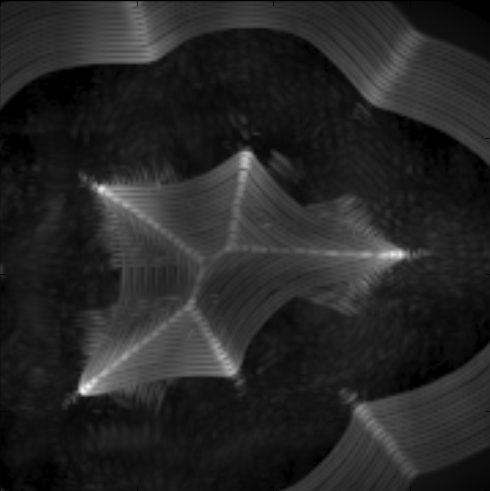

This chart was generated by the following Python code:
import sys
import psychopy
from psychopy import visual, core
import numpy as np
import scipy.ndimage
import matplotlib.pyplot as plt
import matplotlib as mpl
from PIL import Image

# import hmax

class Filters(object):
    def gabor(self,
        theta=0,
        gamma=1,
        sigma=2,
        lam=5.6,
        k=10
        ):
#        g = np.exp(-np.pi*((alpha*x)**2+(beta*y)**2) ) * np.exp(-2*np.pi*np.i(u*x+v*y))
#        g = mu**2/sigma**2 * np.exp( - mu**2 (x**2+y**2) / (2*sigma**2) ) * np.exp(np.i*mu*(x*np.cos(theta)+y*np.sin(theta)))
        # Mutch and Lowe, 2006
        theta -= np.pi/2
        x,y = np.meshgrid(np.arange(-k,k),np.arange(-k,k))
        X = x*np.cos(theta) - y*np.sin(theta)
        Y = x*np.sin(theta) + y*np.cos(theta)
        g = np.exp( - (X**2 + (gamma*Y)**2) / (2*sigma**2) ) * np.cos( 2*np.pi*X/lam )

        g -= np.mean(g)  # mean 0
        g /= np.sum(g**2) # energy 1
        return g

    def gabor_pyramid(self):
        pass

    def second_gaussian(self):
        pass

    def gabor_circle(self,
        r = 40,
        k = 10,
        #n = 36,
        #theta=0,
        gamma=1,
        sigma=2,
        lam=5.6,
        ):

        oris = 2*np.pi/r*np.arange(r)
        k += r
        circle = np.zeros((2*k,2*k))

        for ori in oris:
            theta = ori - np.pi/2
            x,y = np.meshgrid(np.arange(-k,k),np.arange(-k,k))
            x -= -r*np.cos(theta)
            y -= r*np.sin(theta)
            X = x*np.cos(theta) - y*np.sin(theta)
            Y = x*np.sin(theta) + y*np.cos(theta)
            g = np.exp( - (X**2 + (gamma*Y)**2) / (2*sigma**2) ) * np.cos( 2*np.pi*X/lam )

            g -= np.mean(g)  # mean 0
            g /= np.sum(g**2) # energy 1
            circle += g

        #
        #circle[circle.shape[0]/2-4:circle.shape[0]/2+4,
            #circle.shape[1]/2-4:circle.shape[1]/2+4] = 4*np.max(circle)
        #import pdb; pdb.set_trace()
        return circle

    def plot(self):
        circle = self.gabor_circle()
        plt.imshow(circle,cmap=mpl.cm.gray)
        plt.show()
        sys.exit()

    class association_field(object):
        def naive(self,
            o1,
            o2,
            a=.6  # from Sigman et al., 2001
            ):
            r = np.linalg.norm(o1,o2)
            theta1 = np.arctan2(o1[1],o1[0])
            theta2 = np.arctan2(o2[1],o2[0])
            optimal_angle = 2*theta1-phi
            # penalty for suboptimal angle times penalty for distance
            w = np.cos(2*(optimal_angle - theta2)) * r**(-a)
            return w

        def watts(self,
            e1,  # one gabor (x,y) position and orientation (in degrees)
            e2,  # the rest of the field
            ds = .1,  # size of the Gaussian envelope (overall size))
            cs = np.pi/9,  # curvature sensitivity
            ts = np.pi/18,  # tolerance for non-circularity (larger values mean that cocircularity is more ignored)
            method = np.sum  # how to calculate the final weight; could also be np.max
            ):

            # R = np.array([np.cos(-t0), -sin ])
            x, y, theta = e2-e1
            xx = x*np.cos(-t0) - y*np.sin(-t0)
            yy = y*np.cos(-t0) + x*np.sin(-t0)

            dd = (xx**2+yy**2)/ds**2
            curvature = yy/(dd*ds)
            spatial_weight = np.exp(-dd) * np.exp(-(curvature/cs)**2 / 2 )

            theta_optimal = 2*np.arctan2(yy,xx) - ei[2]  # ei[2] this was not present in the original
                # presumably ei[2]=0 in those simulations

            theta_difference = theta_optimal-ej[2]  # instead of subtrating theta
            if theta_difference > np.pi/2 or theta_difference < -np.pi/2:
                theta_difference = np.pi - np.abs(theta_difference)
            a=exp(-((theta_difference/ts)**2)/2);


            weight = method(spatial_weight*a)

            return weight

        def ernst_orig(self,
            ei,
            ej,
            r0 = 1.16/4,
            sigma_a = .27,  # tolerance to co-circularity; chosen to be optimal from doi:10.1371/journal.pcbi.1002520.g006
            sigma_b = .47,  # curvature; chosen to be optimal from doi:10.1371/journal.pcbi.1002520.g007 assuming a typo in reporting .57
            ):
            x, y, beta = ej-ei  # angle between the two elements
            r = np.linalg.norm([x,y])
            alpha = np.arctan2(y,x)-ei[2]  # angle of a line connecting the two centers (minus ei orientation)
            # beta = ej[2] - ei[2]

            Ad = np.exp(-r/r0)
            At = np.cosh( np.cos(beta/2-alpha)/sigma_a**2 + 4*np.cos(beta/2)/sigma_b**2 )
            A = Ad*At

            # plt.figure()
            # plt.imshow(Ad)
            # plt.figure()
            # plt.imshow(At)
            # plt.show()
            #import pdb; pdb.set_trace()
            # K = 2*np.sin(beta/2)/r
            return A


        def ernst(self,
            shape=(40,40),
            beta = 0, # orientation
            r0 = 11.6/4,
            sigma_a = .27,  # tolerance to co-circularity; chosen to be optimal from doi:10.1371/journal.pcbi.1002520.g006
            sigma_b = .47,  # curvature; chosen to be optimal from doi:10.1371/journal.pcbi.1002520.g007 assuming a typo in reporting .57
            ):

            x,y=np.meshgrid(np.arange(-shape[0]/2,shape[0]/2),np.arange(-shape[1]/2,shape[1]/2))
#            x, y, beta = ej-ei  # angle between the two elements
            r = np.sqrt(x**2+y**2)
            alpha = np.arctan2(y,x) # angle of a line connecting the two centers

            Ad = np.exp(-r/r0)
            At = np.cosh( -np.cos(beta/2-alpha)/sigma_a**2 + 4*np.cos(beta/2)/sigma_b**2 )+\
                 np.cosh( np.cos(beta/2-alpha)/sigma_a**2 + 4*np.cos(beta/2)/sigma_b**2 )

            A = Ad*At

            A = A/np.sum(A)
            return A-np.mean(A)


        def ernst_half(self,
            shape=(40,40),
            beta = 0, # orientation
            r0 = 11.6/4,
            sigma_a = .27,  # tolerance to co-circularity; chosen to be optimal from doi:10.1371/journal.pcbi.1002520.g006
            sigma_b = .47,  # curvature; chosen to be optimal from doi:10.1371/journal.pcbi.1002520.g007 assuming a typo in reporting .57
            curvature = 'convex',  # 'convex' or 'concave'
            ):

            x,y=np.meshgrid(np.arange(-shape[0]/2,shape[0]/2),np.arange(-shape[1]/2,shape[1]/2))
#            x, y, beta = ej-ei  # angle between the two elements
            r = np.sqrt(x**2+y**2)
            alpha = np.arctan2(y,x) # angle of a line connecting the two centers

            Ad = np.exp(-r/r0)
            At = np.cosh( -np.cos(beta/2-alpha)/sigma_a**2 + 4*np.cos(beta/2)/sigma_b**2 )+\
                 np.cosh( np.cos(beta/2-alpha)/sigma_a**2 + 4*np.cos(beta/2)/sigma_b**2 )

            A = Ad*At
            if curvature == 'convex':
                A[:A.shape[0]/2] = 0
            else:
                A[A.shape[0]/2:] = 0

            return A/np.sum(A)


        def ernst_trans(self,
            shape=(100,100),
            #size = (120,120),
            beta = 0, # orientation
            r0 = 11.6/4,
            sigma_a = .27,  # tolerance to co-circularity; chosen to be optimal from doi:10.1371/journal.pcbi.1002520.g006
            sigma_b = .47,  # curvature; chosen to be optimal from doi:10.1371/journal.pcbi.1002520.g007 assuming a typo in reporting .57
            d = 10,
            ):

            x,y=np.meshgrid(np.arange(-shape[0]/2,shape[0]/2),np.arange(-shape[1]/2,shape[1]/2))
#            x, y, beta = ej-ei  # angle between the two elements
            shift_x = d*np.sin(beta/2)
            shift_y = -d*np.cos(beta/2)
            A = np.zeros(shape)
            for ind in range(-shape[0]/2/d,shape[0]/2/d):
                xn = x-ind*shift_x
                yn = y-ind*shift_y
                r = np.sqrt(xn**2+yn**2)
                alpha = np.arctan2(yn,xn) # angle of a line connecting the two centers

                Ad = np.exp(-r/r0)
                At = np.cosh( -np.cos(beta/2-alpha)/sigma_a**2 + 4*np.cos(beta/2)/sigma_b**2 )+\
                     np.cosh( np.cos(beta/2-alpha)/sigma_a**2 + 4*np.cos(beta/2)/sigma_b**2 )

                A += Ad*At

            A = A/np.sum(A)
            A -= np.mean(A)

            return A

        def plot(self, filter_name=None):
            assoc = self.ernst_trans(beta=-2*np.pi/2)
            plt.imshow(assoc)
            plt.show()
            sys.exit()



class Model(object):
    def __init__(self):
        pass

    def reSample(self,w):
        #RESAMPLE Residual Resampling (Liu et al)
        #   IX = reSample(w), where w is weights and IX is index set of the
        #   resulting particles
        n = len(w)
        w = n*w/np.sum(w) # normalize to sum up to n
        wN = np.floor(w) # integer parts
        wR = w-wN # residual weigths
        wR = wR/np.sum(wR) # normalize

        # filling indexes with integer parts
        k = 1
        IX = np.zeros((n,1))
        for i in range(n):
            for j in range(wN[i]):
                IX[k] = i
                k += 1

        # use residuals to fill rest with roulette wheel selection
        cs = np.cumsum(wR)
        for j in range(k,n):
            ix = np.nonzero(cs > np.random.rand())[0]
            IX[j] = ix

    def weighted_sample(self,weights, n):
        a,b = weights.shape
        weights = weights.ravel()
        total = np.sum(weights)
        i = 0
        w = weights[0]
        v = 0
        out = []
        while n:
            x = total * (1 - np.random.rand() ** (1.0 / n))
            total -= x
            while x > w:
                x -= w
                i += 1
                w = weights[i]
                v = i
            w -= x
            out.append((v/b,v%b))
            n -= 1
        return np.array(out)


    def get_filters(self, filter_sizes, num_orientation, sigDivisor = 4.):
        self.filter_sizes = filter_sizes
        self.num_orientation = num_orientation
        self.gaussFilters = []
        for filter_size in filter_sizes:
            fxx = np.zeros((filter_size,filter_size,num_orientation))
            sigmaq = (filter_size/sigDivisor)**2
            i = np.arange(-filter_size/2+1,filter_size/2+1)
            ii,jj = np.meshgrid(i,i)
            for t in range(num_orientation):

                theta = t*np.pi/num_orientation
                x = ii*np.cos(theta) - jj*np.sin(theta)
                y = ii*np.sin(theta) + jj*np.cos(theta)
                fxx[:,:,t] = (y**2/sigmaq-1)/sigmaq * np.exp(-(x**2+y**2)/(2*sigmaq))
                fxx[:,:,t] -= np.mean(fxx[:,:,t])
                fxx[:,:,t] /= np.sqrt(np.sum(fxx[:,:,t]**2))

            self.gaussFilters.append(fxx)

    def set_filters(self):
        pass

    def S1resp_zeropad(self, stim):

            # function S1 = S1resp_zeropad (stim)
            # This function returns S1 responses with zero-padding,
            # using the difference of the Gaussians as S1 filters.
            # Filters are based on the original HMAX model.

            # filter_sizes = filter_sizes_all[whichBand]
            num_filter = len(self.filter_sizes)
            # make S1 same size as stimulus
            S1 = np.zeros((stim.shape[0], stim.shape[1], num_filter, self.num_orientation))

            for j in range(num_filter):
                S1_filter = self.gaussFilters[j]
                fs = self.filter_sizes[j]
                norm = scipy.ndimage.convolve(stim**2, np.ones((fs,fs)),mode='constant') + sys.float_info.epsilon

                for i in range(self.num_orientation):
                    S1_buf = scipy.ndimage.convolve(stim, S1_filter[:,:,i],mode='constant')
                    S1[:,:,j,i] = S1_buf/np.sqrt(norm)
                    # Riesenhuber states that this 'contrast invariance' is done at C1
                    # and S1 should rather produce outputs in the range [-1,1]

            return S1

    def get_saliency_map(self, stim,n_part=None):
#        xi = np.random.randint(0,stim.shape[0],n_elem)
#        yi = np.random.randint(0,stim.shape[1],n_elem)
        saliency = np.zeros((stim.size,))
        inds = np.random.randint(0,stim.size,n_part)
        saliency[inds] = 1
        return saliency.reshape(stim.shape)


    def detect_edges(self,stim, particle_pos, ori = 0, filter_stack = None):
        def selective_filter(array, cond):
            if cond: return np.dot(filter_flat,array)
            else: return 0

        gabor = Filters().gabor(theta=ori)
        k = gabor.shape[0]/2

        filter_flat = gabor.ravel()
#        edge_map = sp.ndimage.generic_filter(stim,selective_filter,size = gabor.shape)
        edge_map = np.zeros(stim.shape)
        for pos in particle_pos:
            # check that the filter fits within the stim box
            if pos[0]-k>0 and pos[0]+k<stim.shape[0] and \
                pos[1]-k>0 and pos[1]+k<stim.shape[1]:
                neighbors = stim[pos[0]-k:pos[0]+k,pos[1]-k:pos[1]+k]
                edge_map[pos[0],pos[1]] = np.dot(neighbors.ravel(),filter_flat)
            else:
                edge_map[pos[0],pos[1]] = 0

        return np.abs(edge_map)


    def probmap(self,edge_map,assoc_field):
        # here the idea is to take the response to an edge at each position
        # and multiply it by association field probabilities
        # then add the resulting posteriors (across positions)
        # and move particles to the highest probability regions
        # Convolution does this trick albeit maybe it's not trivial too see that

        prob_map = scipy.ndimage.convolve(edge_map,assoc_field, mode='constant')# /\
            #scipy.ndimage.correlate(edge_map**2,np.ones(assoc_field.shape))

        return prob_map


    def run_thres(self):
        im = Image.open('010a.png').convert('L')
        stim = np.asarray(im)*1.
        oris = np.pi/18*np.arange(18)
        rs = np.arange(20,50,2)
        thres = .002
        grid_size = 10
        sf = 1

        mean = stim
        for t in range(1): # loop over time
            print str(t)+':',
            edge_map = np.zeros((len(oris),)+mean.shape)
            #surface_map = np.zeros((len(oris),)+mean.shape)
            #for curno, cur in enumerate(['convex','concave']):
            #for oi,ori in enumerate(oris):
            for ri,r in enumerate(rs):
                print ri,

                #gabor = Filters().gabor(theta=ori, sigma=2*sf,lam=5.6*sf,k=10*sf)
                gabor = Filters().gabor_circle(r=r)
                norm = scipy.ndimage.correlate(mean**2,np.ones(gabor.shape),mode='nearest')
                edges = scipy.ndimage.correlate(mean,gabor,mode='nearest')/np.sqrt(norm)
                edges[edges<thres] = 0
                #assoc_field = Filters().association_field().ernst_trans(beta=-2*ori)
                #assoc_field90 = Filters().association_field().ernst(beta=-2*ori+np.pi/2)
                #assoc_field_s = Filters().association_field().ernst(shape=(40,40),
                    #beta=-2*ori+np.pi/2,
                    #r0=33,
                    #)
                #edges = self.probmap(edges,assoc_field)#-assoc_field90)
                #edges -= np.max(edges)*.3
                edges[edges<0] = 0
                #surface_map[oi] = scipy.ndimage.convolve(mean,assoc_field_s)
                #import pdb; pdb.set_trace()

                edge_map[ri] = edges
            mean = np.max(edge_map, axis=0)

            #import pdb; pdb.set_trace()
            #mean_s = np.max(surface_map,0)


        #for sno in range(len(mean)):
            #plt.subplot(2,2,sno+1)
            #plt.imshow(mean[sno],cmap=mpl.cm.gray)
        #plt.subplot(121)
        #plt.imshow(stim,cmap=mpl.cm.gray)
        #plt.subplot(122)
        plt.imshow(mean,cmap=mpl.cm.gray)
        plt.axis('off')
        #plt.show()
        plt.savefig('plieno_voratinkliai.jpg', dpi=300, format='jpg',
            bbox_inches='tight', pad_inches=0)

        sys.exit()
        #import pdb; pdb.set_trace()


            #k = gabor.shape[0]/2
            #grid = np.meshgrid(
                #np.arange(k,stim.shape[0],grid_size),
                #np.arange(k,stim.shape[1],grid_size)
                #)
            #filter_flat = gabor.ravel()
            #edge_map = np.zeros(stim.shape)
            #for x,y in grid:
                #neighbors = stim[x-k:x+k,y-k:y+k]
                #edge_map[x,y] = np.dot(neighbors.ravel(),filter_flat)
            #edge_map = self.detect_edges(stim,particle_pos,ori= ori)

        sys.exit()
        saliency = self.get_saliency_map(stim,n_part=n_part)
        for t in range(10): # loop over time
            print t,
            prob_map = np.zeros([len(oris),stim.shape[0],stim.shape[1]])
            for oi,ori in enumerate(oris):

                # prob_map[oi]=scipy.ndimage.convolve(stim,Filters().gabor(theta=ori))

                #plt.imshow(saliency);plt.show()
                particle_pos = self.weighted_sample(saliency,n_part)
                # ch=np.zeros(stim.shape)
                # for p in particle_pos:
                    # ch[p[0],p[1]] = 1
                # if t==1:plt.imshow(ch,cmap='gray');plt.show()

                edge_map = self.detect_edges(stim,particle_pos,ori= ori)
#                plt.imshow(edge_map,cmap='gray');plt.show()
                assoc_field = Filters().association_field().ernst(beta=-2*ori)
#                plt.imshow(assoc_field,cmap='gray');plt.show()
                prob_map[oi] = self.probmap(edge_map, assoc_field)
#                plt.imshow(prob_map[oi],cmap='gray');plt.show()
            saliency = np.sum(prob_map,axis=0)
            saliency /= np.sum(saliency)
        plt.imshow(saliency,cmap='gray');plt.colorbar();plt.show()


    def run_partfilt(self):
        im = Image.open('L-POST/images/010.png').convert('L')
        stim = np.asarray(im)*1.
        oris = np.pi/18*np.arange(18)
        n_part = 1000
        saliency = self.get_saliency_map(stim,n_part=n_part)
        for t in range(10): # loop over time
            print t,
            prob_map = np.zeros([len(oris),stim.shape[0],stim.shape[1]])
            for oi,ori in enumerate(oris):

                # prob_map[oi]=scipy.ndimage.convolve(stim,Filters().gabor(theta=ori))

                #plt.imshow(saliency);plt.show()
                particle_pos = self.weighted_sample(saliency,n_part)
                # ch=np.zeros(stim.shape)
                # for p in particle_pos:
                    # ch[p[0],p[1]] = 1
                # if t==1:plt.imshow(ch,cmap='gray');plt.show()

                edge_map = self.detect_edges(stim,particle_pos,ori= ori)
#                plt.imshow(edge_map,cmap='gray');plt.show()
                assoc_field = Filters().association_field().ernst(beta=-2*ori)
#                plt.imshow(assoc_field,cmap='gray');plt.show()
                prob_map[oi] = self.probmap(edge_map, assoc_field)
#                plt.imshow(prob_map[oi],cmap='gray');plt.show()
            saliency = np.sum(prob_map,axis=0)
            saliency /= np.sum(saliency)
        plt.imshow(saliency,cmap='gray');plt.colorbar();plt.show()


#            plt.imshow(stim,cmap='gray');plt.show()




def proximity_rows():
    dot = visual.Circle(win, radius = .03)
    for i in range(5):
        for j in range(2):
            dot.setPos([.1*(i-2),.2*j])
            dot.draw()


def run():
    g = Model()
    g.init_gaussian_filters([7,9,11,13,15], 12)

    win = visual.Window(size = (256,256))
    proximity_rows()


    win.getMovieFrame(buffer='back')
    # win.flip()
    # core.wait(1)
    win.clearBuffer()
    stim = win.movieFrames[0]
    stim = np.asarray(stim.convert('L'))*1.
    win.movieFrames = []
    win.close()

    S1resp = g.S1resp_zeropad(stim)
    plt.imshow(np.sum(np.sum(S1resp,axis=3),axis=2))
    plt.show()


if __name__ == "__main__":
    g = Model()
    g.run_thres()
    #Filters.association_field().plot()
    #Filters().plot()
